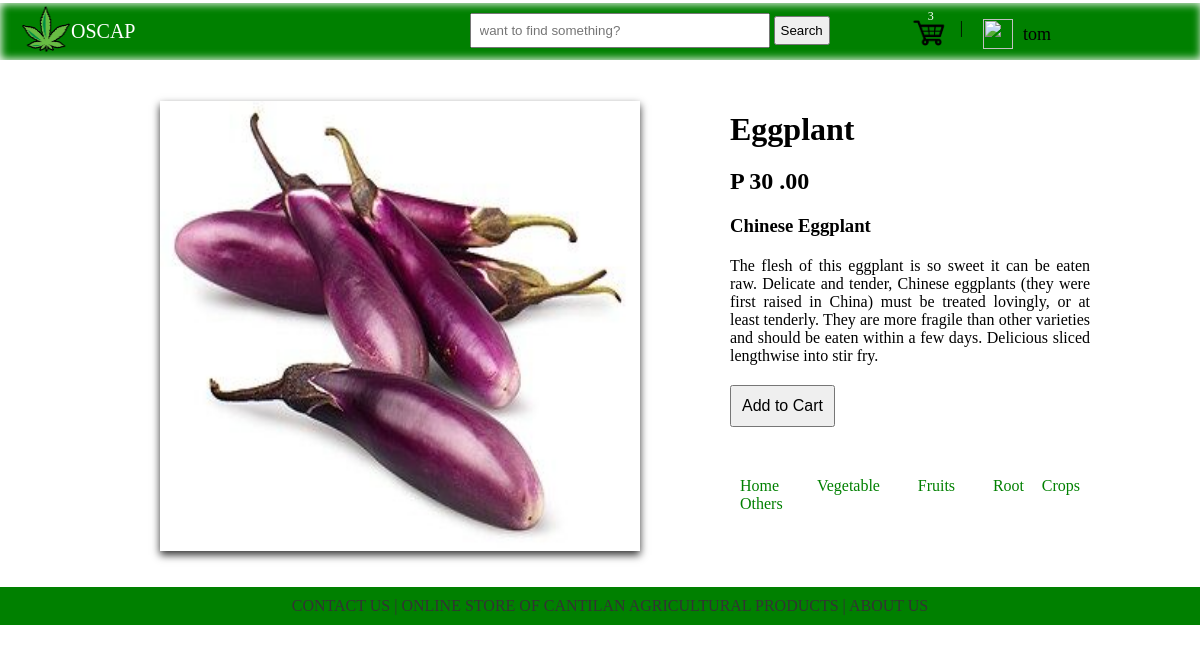
The app's page /viewProduct.php?viewProduct=47 (signed in) with its own data.
### tables this page shows
CREATE TABLE IF NOT EXISTS `tbl_products` (
  `id` int(11) NOT NULL AUTO_INCREMENT,
  `name` varchar(50) NOT NULL,
  `short_description` varchar(50) NOT NULL,
  `description` longtext NOT NULL,
  `price` float NOT NULL,
  `category` varchar(50) NOT NULL,
  `status` varchar(2) NOT NULL,
  `image` varchar(50) NOT NULL,
  PRIMARY KEY (`id`)
);

### viewProduct.php (the view, shortened to what this page needs)
<?php require '~connection.php';
	$findme = "";
?>
<html>
<head>
 <link rel="stylesheet" type="text/css" href="~tomastyle.css">
</head>
<body>
			<div class = "homenav">
				<a href="index.php"><img class = "logoIMG" src="webimages/logo.png"></a><div class = "logoLABEL">OSCAP</div>
<form method="post" action="search.php" autocomplete="off">
				<div class = "leftsideNav">
					<div class = "searching">
					<input class = "inpsearch" type="text" name="text_search" placeholder="want to find something?" value = "<?php echo $findme; ?>">
					<input class = "btnsearch" type="submit" name="btn_search" value = "Search">
					</div>
</form>
					<?php if(isset($_SESSION["loggedin"])=="0"){ ?>
						<div class = "loginLOGO" ><a href="login.php">Login</a></div> <div class = "breaker"> | </div>
						<div class = "registerLOGO"> <a href="register.php">Register</a></div>
					<?php }else{ ?>
							<div class = "cartLOGO" ><a href="cart.php"><img src="webimages/cart.png"><div class = "cartItems"><?php displayCARTcount(); ?></div></a></div><div class = "breaker"> | </div>
							<div class = "accountLOGO"><img src="webimages/account.png"><div class = "accName"><?php echo $_SESSION['fname']; ?></div>
							</div>
					<?php } ?>
				</div>
	<?php
		global $conn;
		$pro_id = $_GET['viewProduct'];
		$sql_query = "select * from tbl_products where id = '$pro_id'";
		$result = mysqli_query($conn, $sql_query);
		$row = mysqli_fetch_array($result);
	?>
	<div class = "imageProduct">
		<img src = "images/<?php echo $row['image']; ?>">
	</div>
	<div class = "descriProduct">
		<h1><?php echo $row['name'] ?></h1>
		<h2> P <?php echo $row['price'] ?> .00</h2>
		<h3> <?php echo $row['short_description'] ?> </h3>
		<p><?php echo $row['description'] ?> </p>
		<a href="viewProduct.php?addtocart=<?php echo $row['id'] ?>"><button class = "btn_addme">Add to Cart</button></a>
		<div class = "backtoindex">
			<a href="index.php">Home</a>
			<a href="Vegetables.php">Vegetable</a>
			<a href="fruits.php">Fruits</a>
			<a href="root_crops.php">Root Crops</a>
			<a href="others.php">Others</a>
		</div>
	</div>
	<div class = "footer"><a href="aboutAndContact.php">CONTACT US | ONLINE STORE OF CANTILAN AGRICULTURAL PRODUCTS | ABOUT US</a></div>
</body>
</html>
<?php function displayCARTcount(){
global $conn, $count;
$my_id = $_SESSION['user_id'];
	$sql = "select * from tbl_mycart where quantity > 0 and user_id = '$my_id'";
	$result = mysqli_query($conn, $sql);
		while ($row = mysqli_fetch_array($result)) {
			$count = $count + 1;
		}
echo $count;
} ?>

### ~tomastyle.css (style rules this page uses)
* { margin: 0px; padding: 0px; }
body { width: 100%; overflow-x: hidden; }
.footer { width: 100%; background-color: green; text-align: center; float: left; padding: 10px; margin-top: 20px; }
.footer a { color: #333; text-decoration: none; }
.homenav { margin-top: 3px; width: 100%; background-color: green; padding: 1px; box-shadow: 0 0 8px 1px white inset; position: sticky; top: 0; }
.homenav a { color: white; text-decoration: none; }
.logoIMG { width: 50px; height: 50px; margin-left: 20px; float: left; }
.leftsideNav { float: right; margin-top: -40px; margin-right: 100px; }
.searching { float: left; margin-right: 80px; margin-top: -6px; }
.inpsearch { width: 300px; padding: 8px; }
.btnsearch { padding: 5px; }
.cartLOGO { float: left; margin-right: 10px; margin-top: -6px; }
.cartLOGO img { width: 40px; height: 40px; }
.cartItems { margin-top: -44px; margin-left: 18px; position: absolute; font-size: 12px; color: white; }
.accountLOGO { float: left; padding-left: 10px; margin-right: 50px; }
.accountLOGO img { width: 30px; height: 30px; }
.accName { float: right; padding-top: 5px; margin-left: 10px; font-size: 18px; color: black; }
.breaker { float: left; margin-right: 10px; }
.logoLABEL { padding: 16px; font-size: 20px; color: white; }
.imageProduct { float: left; width: 50%; padding: 40px; text-align: center; margin-top: 1px; margin-bottom: -24px; }
.imageProduct img { width: 80%; height: 450px; box-shadow: 0 4px 8px 0 rgba(0, 0, 0, 0.8); margin-left: 120px; }
.descriProduct { float: left; width: 30%; text-align: center; margin-top: 1px; text-align: justify; padding-top: 50px; margin-left: 50px; }
.descriProduct h1, h2, h3, p { margin-bottom: 20px; }
.btn_addme { padding: 10px; cursor: pointer; font-size: 16px; }
.backtoindex { margin-top: 50px; }
.backtoindex a { text-decoration: none; padding: 5px 10px; color: green; }

### records on screen
tbl_products: image (picture), name "Eggplant", price "30", short_description "Chinese Eggplant", description "The flesh of this eggplant is so sweet it can be eaten raw. Delicate and tender, Chinese eggplants (they were first raised in China) must be treated lovingly, or at least tenderly. They are more fragile than other varieties and should be eaten within a few days. Delicious sliced lengthwise into stir fry."

### other values on screen
$count "3"
$_SESSION['fname'] "tom"
